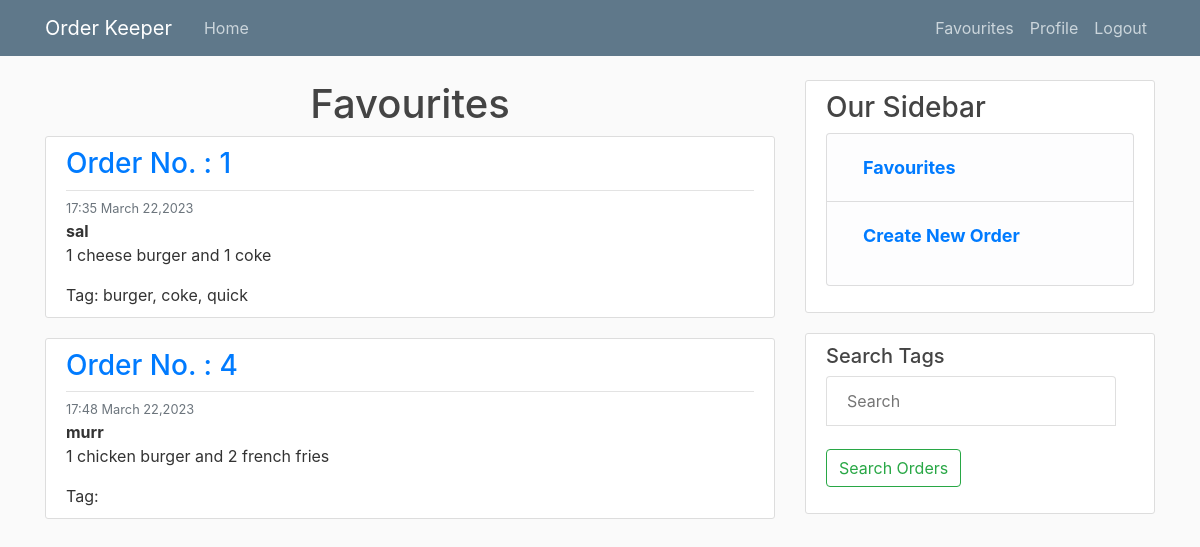
The app's page /order/favourite/ (signed in) with its own data.
### order/models.py (models this page shows, shortened)
class Order(models.Model):
    order_no = models.CharField(max_length = 100)
    order = models.TextField()
    customer_name = models.CharField(max_length = 100)
    author = models.ForeignKey(User, on_delete = models.CASCADE)
    time_posted = models.DateTimeField(default = timezone.now)
    favourites = models.ManyToManyField(User, related_name='favourite', default=None, blank=None)
    is_favourite = models.BooleanField(default=False)
    tags = TaggableManager()

### order/views.py (the view)
# urls.py: path('order/favourite/', views.favourites, name='order-favourite'),
@login_required
def favourites(request):
    fav = Order.objects.filter(favourites = request.user)
    return render(request,'order/order_favourite.html',{'fav': fav})

### order/templates/order/order_favourite.html
{% extends "order/base.html" %}
{% block content %}
<h1><center> Favourites </center></h1>
{% for order in fav %}
    <article class="media content-section">
      <div class="media-body">
        <div class="article-metadata d-flex justify-contents-between">
          <h3><a class="mr-2" href="{% url 'order-detail' order.id %}">Order No. : {{ order.order_no }}</a></h3>
        </div>
        <div>
          <small class="text-muted"> {{ order.time_posted|date:"H:i F d,Y" }}</small>
        </div>
        <p class="article-content"><b>{{ order.customer_name }}</b>
        {{ order.order }}</p>
        Tag: {% for tag in order.tags.all %}{{tag.name}}{% if not forloop.last %}, {% endif %}{% endfor %}
      </div>
    </article>
{% endfor %}
{% endblock content %}

### order/static/order/main.css (style rules this page uses)
body { background: #fafafa; color: #333333; margin-top: 5rem; }
h1, h2, h3, h4, h5, h6 { color: #444444; }
.content-section { background: #ffffff; padding: 10px 20px; border: 1px solid #dddddd; border-radius: 3px; margin-bottom: 20px; }
.article-content { white-space: pre-line; }
.article-metadata { padding-bottom: 1px; margin-bottom: 4px; border-bottom: 1px solid #e3e3e3 }

### records on screen
Order: order_no "1", time_posted "17:35 March 22,2023", customer_name "sal", order "1 cheese burger and 1 coke"
Tag: name "burger"
Tag: name "coke"
Tag: name "quick"
Order: order_no "4", time_posted "17:48 March 22,2023", customer_name "murr", order "1 chicken burger and 2 french fries"
